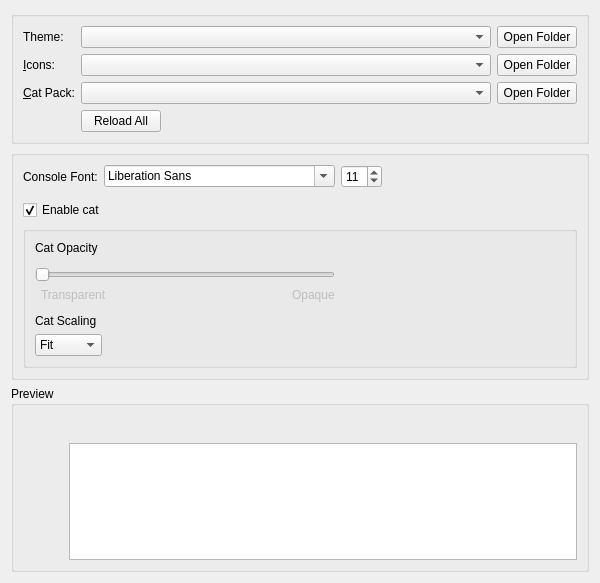
<?xml version="1.0" encoding="UTF-8"?>
<ui version="4.0">
 <class>AppearanceWidget</class>
 <widget class="QWidget" name="AppearanceWidget">
  <property name="geometry">
   <rect>
    <x>0</x>
    <y>0</y>
    <width>600</width>
    <height>583</height>
   </rect>
  </property>
  <property name="minimumSize">
   <size>
    <width>300</width>
    <height>0</height>
   </size>
  </property>
  <layout class="QVBoxLayout" name="verticalLayout" stretch="0,0,0">
   <item>
    <widget class="QGroupBox" name="themingBox">
     <property name="title">
      <string/>
     </property>
     <property name="flat">
      <bool>false</bool>
     </property>
     <layout class="QVBoxLayout" name="verticalLayout_2">
      <item>
       <layout class="QGridLayout" name="gridLayout">
        <item row="2" column="3">
         <widget class="QPushButton" name="catPackFolder">
          <property name="toolTip">
           <string>View cat packs folder.</string>
          </property>
          <property name="text">
           <string>Open Folder</string>
          </property>
         </widget>
        </item>
        <item row="0" column="3">
         <widget class="QPushButton" name="widgetStyleFolder">
          <property name="toolTip">
           <string>View widget themes folder.</string>
          </property>
          <property name="text">
           <string>Open Folder</string>
          </property>
         </widget>
        </item>
        <item row="1" column="3">
         <widget class="QPushButton" name="iconsFolder">
          <property name="toolTip">
           <string>View icon themes folder.</string>
          </property>
          <property name="text">
           <string>Open Folder</string>
          </property>
         </widget>
        </item>
        <item row="2" column="0">
         <widget class="QLabel" name="catPackLabel">
          <property name="text">
           <string>&amp;Cat Pack:</string>
          </property>
          <property name="buddy">
           <cstring>catPackComboBox</cstring>
          </property>
         </widget>
        </item>
        <item row="2" column="2">
         <widget class="QComboBox" name="catPackComboBox"/>
        </item>
        <item row="1" column="2">
         <widget class="QComboBox" name="iconsComboBox">
          <property name="sizePolicy">
           <sizepolicy hsizetype="Expanding" vsizetype="Fixed">
            <horstretch>0</horstretch>
            <verstretch>0</verstretch>
           </sizepolicy>
          </property>
          <property name="focusPolicy">
           <enum>Qt::FocusPolicy::StrongFocus</enum>
          </property>
         </widget>
        </item>
        <item row="0" column="2">
         <widget class="QComboBox" name="widgetStyleComboBox">
          <property name="sizePolicy">
           <sizepolicy hsizetype="Expanding" vsizetype="Fixed">
            <horstretch>0</horstretch>
            <verstretch>0</verstretch>
           </sizepolicy>
          </property>
          <property name="focusPolicy">
           <enum>Qt::FocusPolicy::StrongFocus</enum>
          </property>
         </widget>
        </item>
        <item row="3" column="2">
         <widget class="QPushButton" name="reloadThemesButton">
          <property name="sizePolicy">
           <sizepolicy hsizetype="Maximum" vsizetype="Fixed">
            <horstretch>0</horstretch>
            <verstretch>0</verstretch>
           </sizepolicy>
          </property>
          <property name="text">
           <string>Reload All</string>
          </property>
         </widget>
        </item>
        <item row="0" column="0">
         <widget class="QLabel" name="widgetStyleLabel">
          <property name="text">
           <string>Theme:</string>
          </property>
          <property name="buddy">
           <cstring>widgetStyleComboBox</cstring>
          </property>
         </widget>
        </item>
        <item row="1" column="0">
         <widget class="QLabel" name="iconsLabel">
          <property name="text">
           <string>&amp;Icons:</string>
          </property>
          <property name="buddy">
           <cstring>iconsComboBox</cstring>
          </property>
         </widget>
        </item>
       </layout>
      </item>
     </layout>
    </widget>
   </item>
   <item>
    <widget class="QGroupBox" name="settingsBox">
     <property name="title">
      <string/>
     </property>
     <layout class="QVBoxLayout" name="verticalLayout_5">
      <item>
       <layout class="QHBoxLayout" name="horizontalLayout_5">
        <item>
         <widget class="QLabel" name="label">
          <property name="text">
           <string>Console Font:</string>
          </property>
         </widget>
        </item>
        <item>
         <widget class="QFontComboBox" name="consoleFont"/>
        </item>
        <item>
         <widget class="QSpinBox" name="fontSizeBox">
          <property name="sizePolicy">
           <sizepolicy hsizetype="Maximum" vsizetype="Fixed">
            <horstretch>0</horstretch>
            <verstretch>0</verstretch>
           </sizepolicy>
          </property>
          <property name="minimum">
           <number>5</number>
          </property>
          <property name="maximum">
           <number>16</number>
          </property>
          <property name="value">
           <number>11</number>
          </property>
         </widget>
        </item>
        <item>
         <spacer name="horizontalSpacer_2">
          <property name="orientation">
           <enum>Qt::Orientation::Horizontal</enum>
          </property>
          <property name="sizeHint" stdset="0">
           <size>
            <width>0</width>
            <height>0</height>
           </size>
          </property>
         </spacer>
        </item>
       </layout>
      </item>
      <item>
       <spacer name="verticalSpacer_2">
        <property name="orientation">
         <enum>Qt::Orientation::Vertical</enum>
        </property>
        <property name="sizeType">
         <enum>QSizePolicy::Policy::Fixed</enum>
        </property>
        <property name="sizeHint" stdset="0">
         <size>
          <width>0</width>
          <height>6</height>
         </size>
        </property>
       </spacer>
      </item>
      <item>
       <widget class="QCheckBox" name="enableCatCheckBox">
        <property name="text">
         <string>Enable cat</string>
        </property>
        <property name="checked">
         <bool>true</bool>
        </property>
       </widget>
      </item>
      <item>
       <widget class="QGroupBox" name="catSettingsBox">
        <property name="title">
         <string/>
        </property>
        <layout class="QVBoxLayout" name="verticalLayout_6">
         <item>
          <widget class="QLabel" name="catOpacityLabel">
           <property name="text">
            <string>Cat Opacity</string>
           </property>
          </widget>
         </item>
         <item>
          <widget class="QWidget" name="widget_2" native="true">
           <property name="maximumSize">
            <size>
             <width>300</width>
             <height>16777215</height>
            </size>
           </property>
           <layout class="QHBoxLayout" name="horizontalLayout_2">
            <property name="leftMargin">
             <number>0</number>
            </property>
            <property name="topMargin">
             <number>0</number>
            </property>
            <property name="rightMargin">
             <number>0</number>
            </property>
            <property name="bottomMargin">
             <number>0</number>
            </property>
           </layout>
          </widget>
         </item>
         <item>
          <widget class="QWidget" name="widget" native="true">
           <property name="maximumSize">
            <size>
             <width>300</width>
             <height>16777215</height>
            </size>
           </property>
           <layout class="QGridLayout" name="gridLayout_4">
            <property name="leftMargin">
             <number>0</number>
            </property>
            <property name="topMargin">
             <number>0</number>
            </property>
            <property name="rightMargin">
             <number>0</number>
            </property>
            <property name="bottomMargin">
             <number>0</number>
            </property>
            <item row="3" column="3">
             <widget class="QLabel" name="label_5">
              <property name="enabled">
               <bool>false</bool>
              </property>
              <property name="text">
               <string>Opaque</string>
              </property>
             </widget>
            </item>
            <item row="3" column="2">
             <spacer name="horizontalSpacer_4">
              <property name="orientation">
               <enum>Qt::Orientation::Horizontal</enum>
              </property>
              <property name="sizeHint" stdset="0">
               <size>
                <width>0</width>
                <height>0</height>
               </size>
              </property>
             </spacer>
            </item>
            <item row="3" column="1">
             <widget class="QLabel" name="label_4">
              <property name="enabled">
               <bool>false</bool>
              </property>
              <property name="text">
               <string>Transparent</string>
              </property>
             </widget>
            </item>
            <item row="2" column="0" colspan="4">
             <widget class="QSlider" name="catOpacitySlider">
              <property name="minimumSize">
               <size>
                <width>0</width>
                <height>0</height>
               </size>
              </property>
              <property name="maximum">
               <number>100</number>
              </property>
              <property name="orientation">
               <enum>Qt::Orientation::Horizontal</enum>
              </property>
             </widget>
            </item>
           </layout>
          </widget>
         </item>
         <item>
          <spacer name="verticalSpacer">
           <property name="orientation">
            <enum>Qt::Orientation::Vertical</enum>
           </property>
           <property name="sizeType">
            <enum>QSizePolicy::Policy::Fixed</enum>
           </property>
           <property name="sizeHint" stdset="0">
            <size>
             <width>0</width>
             <height>6</height>
            </size>
           </property>
          </spacer>
         </item>
         <item>
          <widget class="QLabel" name="catFitLabel">
           <property name="sizePolicy">
            <sizepolicy hsizetype="Maximum" vsizetype="Fixed">
             <horstretch>0</horstretch>
             <verstretch>0</verstretch>
            </sizepolicy>
           </property>
           <property name="text">
            <string>Cat Scaling</string>
           </property>
          </widget>
         </item>
         <item>
          <widget class="QComboBox" name="catFitComboBox">
           <property name="sizePolicy">
            <sizepolicy hsizetype="Maximum" vsizetype="Fixed">
             <horstretch>0</horstretch>
             <verstretch>0</verstretch>
            </sizepolicy>
           </property>
           <property name="sizeHint" stdset="0">
            <size>
             <width>81</width>
             <height>32</height>
            </size>
           </property>
           <property name="currentIndex">
            <number>0</number>
           </property>
           <item>
            <property name="text">
             <string>Fit</string>
            </property>
           </item>
           <item>
            <property name="text">
             <string>Fill</string>
            </property>
           </item>
           <item>
            <property name="text">
             <string>Stretch</string>
            </property>
           </item>
          </widget>
         </item>
        </layout>
       </widget>
      </item>
     </layout>
    </widget>
   </item>
   <item>
    <widget class="QGroupBox" name="previewBox">
     <property name="title">
      <string>Preview</string>
     </property>
     <layout class="QVBoxLayout" name="verticalLayout_3">
      <item>
       <layout class="QHBoxLayout" name="horizontalLayout_3">
        <item>
         <widget class="QPushButton" name="catPreview">
          <property name="sizePolicy">
           <sizepolicy hsizetype="Fixed" vsizetype="Minimum">
            <horstretch>0</horstretch>
            <verstretch>0</verstretch>
           </sizepolicy>
          </property>
          <property name="focusPolicy">
           <enum>Qt::FocusPolicy::NoFocus</enum>
          </property>
          <property name="text">
           <string/>
          </property>
          <property name="iconSize">
           <size>
            <width>64</width>
            <height>128</height>
           </size>
          </property>
          <property name="flat">
           <bool>true</bool>
          </property>
         </widget>
        </item>
        <item>
         <layout class="QVBoxLayout" name="verticalLayout_4">
          <item>
           <layout class="QHBoxLayout" name="horizontalLayout">
            <item>
             <widget class="QPushButton" name="icon1">
              <property name="focusPolicy">
               <enum>Qt::FocusPolicy::NoFocus</enum>
              </property>
              <property name="text">
               <string/>
              </property>
              <property name="icon">
               <iconset theme="new"/>
              </property>
              <property name="flat">
               <bool>true</bool>
              </property>
             </widget>
            </item>
            <item>
             <widget class="QPushButton" name="icon2">
              <property name="focusPolicy">
               <enum>Qt::FocusPolicy::NoFocus</enum>
              </property>
              <property name="text">
               <string/>
              </property>
              <property name="icon">
               <iconset theme="centralmods"/>
              </property>
              <property name="flat">
               <bool>true</bool>
              </property>
             </widget>
            </item>
            <item>
             <widget class="QPushButton" name="icon3">
              <property name="focusPolicy">
               <enum>Qt::FocusPolicy::NoFocus</enum>
              </property>
              <property name="text">
               <string/>
              </property>
              <property name="icon">
               <iconset theme="viewfolder"/>
              </property>
              <property name="flat">
               <bool>true</bool>
              </property>
             </widget>
            </item>
            <item>
             <widget class="QPushButton" name="icon4">
              <property name="focusPolicy">
               <enum>Qt::FocusPolicy::NoFocus</enum>
              </property>
              <property name="text">
               <string/>
              </property>
              <property name="icon">
               <iconset theme="launch"/>
              </property>
              <property name="flat">
               <bool>true</bool>
              </property>
             </widget>
            </item>
            <item>
             <widget class="QPushButton" name="icon5">
              <property name="focusPolicy">
               <enum>Qt::FocusPolicy::NoFocus</enum>
              </property>
              <property name="text">
               <string/>
              </property>
              <property name="icon">
               <iconset theme="copy"/>
              </property>
              <property name="flat">
               <bool>true</bool>
              </property>
             </widget>
            </item>
            <item>
             <widget class="QPushButton" name="icon6">
              <property name="focusPolicy">
               <enum>Qt::FocusPolicy::NoFocus</enum>
              </property>
              <property name="text">
               <string/>
              </property>
              <property name="icon">
               <iconset theme="export"/>
              </property>
              <property name="flat">
               <bool>true</bool>
              </property>
             </widget>
            </item>
            <item>
             <widget class="QPushButton" name="icon7">
              <property name="focusPolicy">
               <enum>Qt::FocusPolicy::NoFocus</enum>
              </property>
              <property name="text">
               <string/>
              </property>
              <property name="icon">
               <iconset theme="delete"/>
              </property>
              <property name="flat">
               <bool>true</bool>
              </property>
             </widget>
            </item>
            <item>
             <widget class="QPushButton" name="icon8">
              <property name="focusPolicy">
               <enum>Qt::FocusPolicy::NoFocus</enum>
              </property>
              <property name="text">
               <string/>
              </property>
              <property name="icon">
               <iconset theme="about"/>
              </property>
              <property name="flat">
               <bool>true</bool>
              </property>
             </widget>
            </item>
            <item>
             <widget class="QPushButton" name="icon9">
              <property name="focusPolicy">
               <enum>Qt::FocusPolicy::NoFocus</enum>
              </property>
              <property name="text">
               <string/>
              </property>
              <property name="icon">
               <iconset theme="settings"/>
              </property>
              <property name="flat">
               <bool>true</bool>
              </property>
             </widget>
            </item>
            <item>
             <widget class="QPushButton" name="icon10">
              <property name="focusPolicy">
               <enum>Qt::FocusPolicy::NoFocus</enum>
              </property>
              <property name="text">
               <string/>
              </property>
              <property name="icon">
               <iconset theme="cat"/>
              </property>
              <property name="flat">
               <bool>true</bool>
              </property>
             </widget>
            </item>
            <item>
             <spacer name="horizontalSpacer">
              <property name="orientation">
               <enum>Qt::Orientation::Horizontal</enum>
              </property>
              <property name="sizeHint" stdset="0">
               <size>
                <width>0</width>
                <height>0</height>
               </size>
              </property>
             </spacer>
            </item>
           </layout>
          </item>
          <item>
           <widget class="QTextEdit" name="consolePreview">
            <property name="sizePolicy">
             <sizepolicy hsizetype="Expanding" vsizetype="Expanding">
              <horstretch>0</horstretch>
              <verstretch>0</verstretch>
             </sizepolicy>
            </property>
            <property name="horizontalScrollBarPolicy">
             <enum>Qt::ScrollBarPolicy::ScrollBarAsNeeded</enum>
            </property>
            <property name="undoRedoEnabled">
             <bool>false</bool>
            </property>
            <property name="textInteractionFlags">
             <set>Qt::TextInteractionFlag::TextSelectableByKeyboard|Qt::TextInteractionFlag::TextSelectableByMouse</set>
            </property>
           </widget>
          </item>
         </layout>
        </item>
       </layout>
      </item>
     </layout>
    </widget>
   </item>
  </layout>
 </widget>
 <tabstops>
  <tabstop>widgetStyleComboBox</tabstop>
  <tabstop>widgetStyleFolder</tabstop>
  <tabstop>iconsComboBox</tabstop>
  <tabstop>iconsFolder</tabstop>
  <tabstop>catPackComboBox</tabstop>
  <tabstop>catPackFolder</tabstop>
  <tabstop>reloadThemesButton</tabstop>
  <tabstop>consoleFont</tabstop>
  <tabstop>fontSizeBox</tabstop>
  <tabstop>enableCatCheckBox</tabstop>
  <tabstop>catOpacitySlider</tabstop>
  <tabstop>catFitComboBox</tabstop>
  <tabstop>consolePreview</tabstop>
 </tabstops>
 <resources/>
 <connections/>
</ui>
